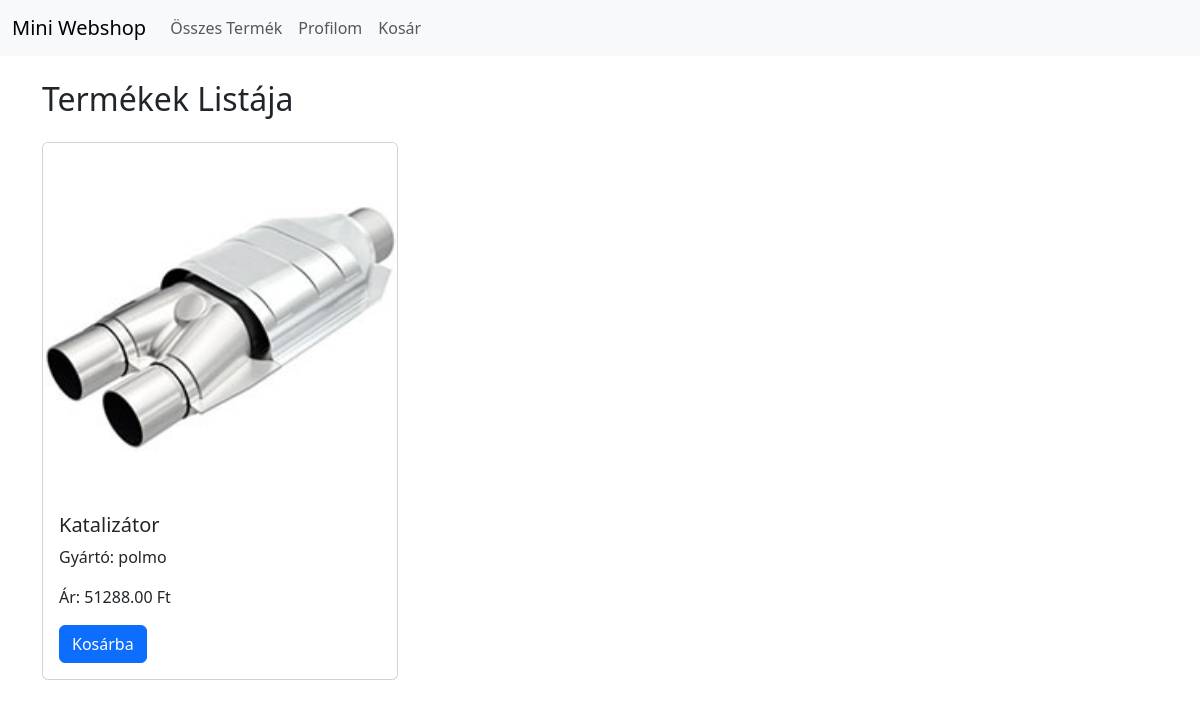
/products.php, run on the app's committed database.
### tables this page shows
CREATE TABLE `products` (
  `id` int NOT NULL,
  `name` varchar(100) NOT NULL,
  `description` text NOT NULL,
  `price` decimal(10,2) NOT NULL,
  `created_at` timestamp NULL DEFAULT CURRENT_TIMESTAMP,
  `image` varchar(255) DEFAULT NULL
);

### products.php (the view, shortened to what this page needs)
<?php
require 'db.php';
$stmt = $pdo->prepare("SELECT * FROM products");
$stmt->execute();
$products = $stmt->fetchAll(PDO::FETCH_ASSOC);
?>
<!DOCTYPE html>
<html lang="hu">
<head>
    <link rel="stylesheet" href="https://cdnjs.cloudflare.com/ajax/libs/bootstrap/5.3.0/css/bootstrap.min.css">
</head>
<body>
    <nav class="navbar navbar-expand-lg navbar-light bg-light">
        <div class="container-fluid">
            <a class="navbar-brand" href="index.php">Mini Webshop</a>
            <div class="collapse navbar-collapse" id="navbarNav">
                <ul class="navbar-nav">
                    <li class="nav-item">
                        <a class="nav-link" href="products.php">Összes Termék</a>
                    </li>
                    <li class="nav-item">
                        <a class="nav-link" href="profile.php">Profilom</a>
                    </li>
                    <li class="nav-item">
                        <a class="nav-link" href="cart.php">Kosár</a>
                    </li>
                </ul>
            </div>
        </div>
    </nav>
    <div class="container">
    <h2 class="my-4">Termékek Listája</h2>
        <div class="row">
            <?php foreach ($products as $product): ?>
                <div class="col-md-4">
                    <div class="card mb-4">
                        <img src="<?= htmlspecialchars($product['image']) ?>" class="card-img-top" alt="<?= htmlspecialchars($product['name']) ?>">
                        <div class="card-body">
                            <h5 class="card-title"><?= htmlspecialchars($product['name']) ?></h5>
                            <p class="card-text"><?= htmlspecialchars($product['description']) ?></p>
                            <p class="card-text">Ár: <?= htmlspecialchars($product['price']) ?> Ft</p>
                            <form method="POST" action="products.php">
                                <button type="submit" name="add_to_cart" class="btn btn-primary">Kosárba</button>
                            </form>
                        </div>
                    </div>
                </div>
            <?php endforeach; ?>
        </div>
</body>
</html>

### data on the page
products: image (picture), name "Katalizátor", description "Gyártó: polmo", price "51288.00"
